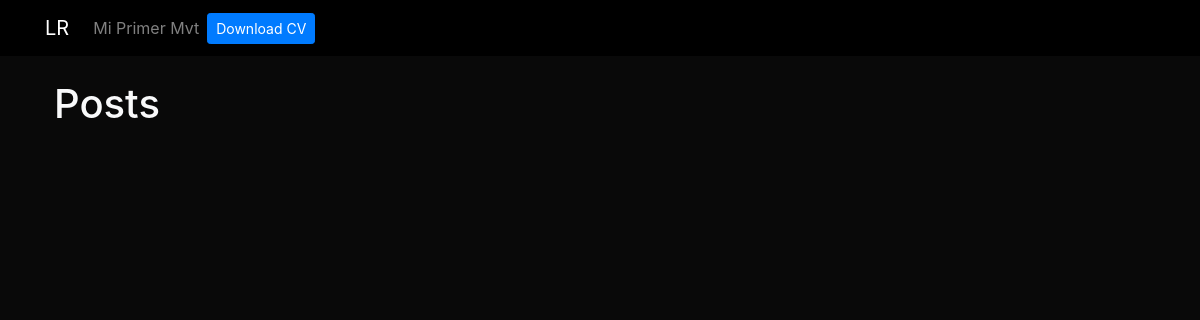
The page /miprimermvt/ on the database as committed earlier.
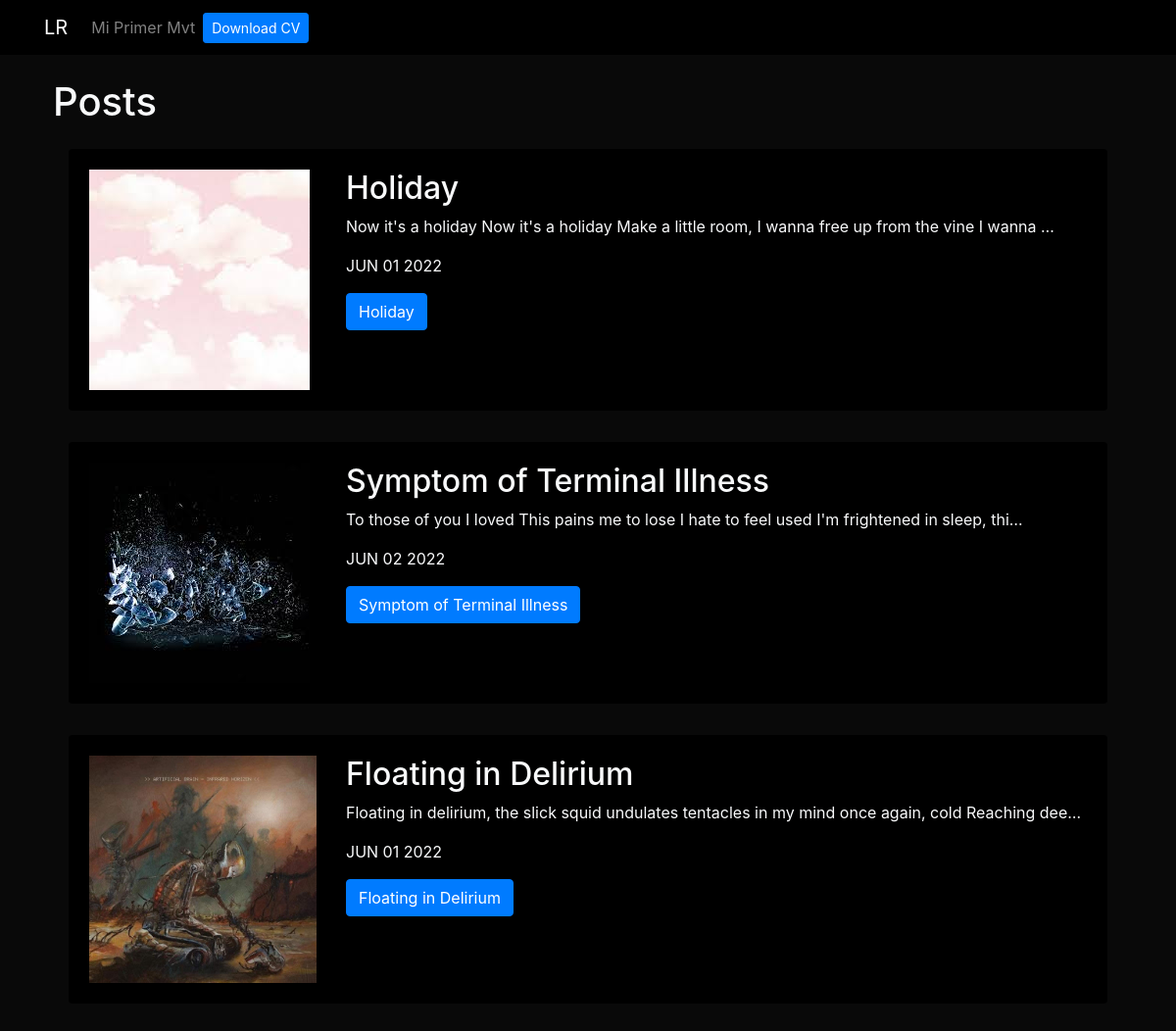
The same page on the database as committed later.
### miprimermvt/models.py (models this page shows)
class Post(models.Model):
    title = models.CharField(max_length=100)
    description = models.TextField()
    image = models.ImageField(upload_to="miprimermvt/images")
    date = models.DateField(datetime.date.today)

### miprimermvt/views.py (the view)
# urls.py: path('', render_posts, name='posts'),
def render_posts(request):
    posts = Post.objects.all()
    return render(request, 'posts.html', {'posts': posts})

### miprimermvt/templates/posts.html
{% extends 'layout.html' %}
{% block content%}
<h1>Posts</h1>
{% for post in posts%}
<div class='p-3'>
<div class='card card-body bg-black'>
    <div class='row'>
        <div class= 'col-3'>
            <img src= '{{post.image.url}}' alt='{{post.title}}' class='img-fluid'/>
        </div>
        <div class= 'col-9'>
          <h2>{{post.title}}</h2>
          <p>{{post.description|striptags|truncatechars:100 }}</p>
          <p>{{post.date|date:'M d Y'|upper}}</p>
          <a href='{% url 'miprimermvt:post_detail' post.id %}' class='btn btn-primary'>{{post.title}}</a>
        </div>
    </div>
</div>
</div>
{% endfor %}
{% endblock%}

### portfolio/templates/layout.html (shortened to what this page needs)
{% load static %}
<!DOCTYPE html>
<html lang="en">
<head>
  <link rel="stylesheet" href="https://cdn.jsdelivr.net/npm/bootstrap@4.3.1/dist/css/bootstrap.min.css">
  <link rel='stylesheet' href='{% static 'main.css' %}'
</head>
<body class= 'text-light'>
    {% include 'partials/navbar.html'%}
    <div class='container p-4'>
    {% block content %}
    {% endblock %}
    </div>
</body>
</html>

### portfolio/templates/partials/navbar.html (shortened to what this page needs)
{% load static %}
<nav class="navbar navbar-expand-lg navbar-dark bg-black">
  <div class="container">
    <a class="navbar-brand fw-bold fst-italic" href="/">LR</a>
    <div class="collapse navbar-collapse" id="navbarNav">
      <ul class="navbar-nav ms-auto">
        <li class="nav-item">
          <a class="nav-link" href="{% url 'miprimermvt:posts' %}">Mi Primer Mvt</a>
        </li>
        <li class="nav-item d-flex align-items-center">
          <a class="btn btn-primary btn-sm" href="{% static 'portfolio/Press kit Leo.pdf' %}" target= '_blank'>Download CV</a>
        </li>
      </ul>
    </div>
  </nav>

### portfolio/static/main.css (style rules this page uses)
body { background: #090909; }
.bg-black { background: #000; }

Rows that differ between the two databases and show on the page:
added Post: image (picture), title "Holiday", description "Now it's a holiday Now it's a holiday Make a little room, I wanna free up from the vine I wanna …", date "JUN 01 2022"
added Post: image (picture), title "Symptom of Terminal Illness", description "To those of you I loved This pains me to lose I hate to feel used I'm frightened in sleep, thi…", date "JUN 02 2022"
added Post: image (picture), title "Floating in Delirium", description "Floating in delirium, the slick squid undulates tentacles in my mind once again, cold Reaching dee…", date "JUN 01 2022"
